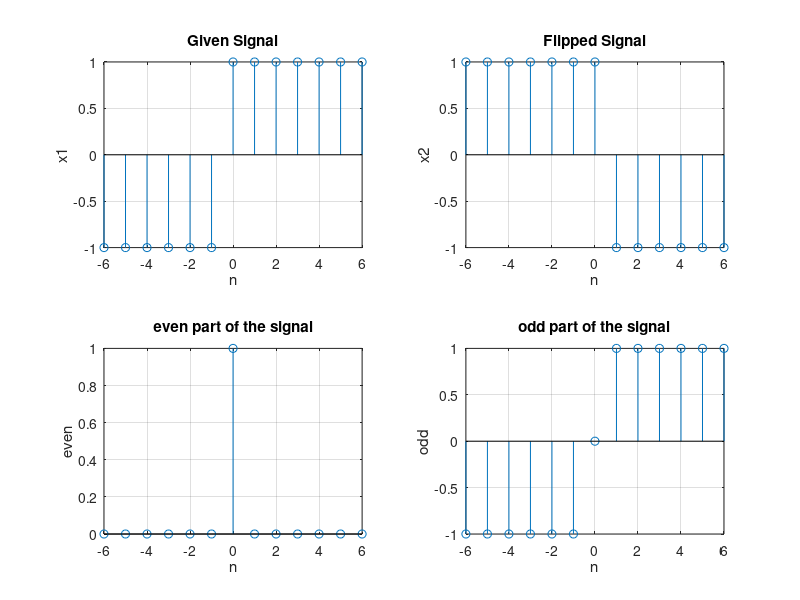

MATLAB code to generate this figure:
clc;
clear all;
close all;
n=-6:1:6;
x1=[-1,-1,-1,-1,-1,-1,1,1,1,1,1,1,1];
x2=fliplr(x1);
subplot(2,2,1);
stem(n,x1);
grid on;
xlabel('n');
ylabel('x1');
title('Given Signal');
subplot(2,2,2);
stem(n,x2);
grid on;
xlabel('n');
ylabel('x2');
title('Flipped Signal');
even=(x1+x2)/2;
odd=(x1-x2)/2;
subplot(2,2,3);
stem(n,even);
grid on;
xlabel('n');
ylabel('even');
title('even part of the signal');
subplot(2,2,4);
stem(n,odd);
grid on;
xlabel('n');
ylabel('odd');
title('odd part of the signal');
